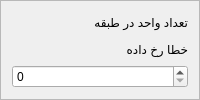
                   <widget class="QFrame" name="floorUnitCountFrame">
                    <property name="frameShape">
                     <enum>QFrame::StyledPanel</enum>
                    </property>
                    <property name="frameShadow">
                     <enum>QFrame::Raised</enum>
                    </property>
                    <layout class="QVBoxLayout" name="verticalLayout_73">
                     <item>
                      <widget class="QLabel" name="floorUnitCountLbl">
                       <property name="styleSheet">
                        <string notr="true">label</string>
                       </property>
                       <property name="text">
                        <string>تعداد واحد در طبقه</string>
                       </property>
                       <property name="styleClass" stdset="0">
                        <string>form-label</string>
                       </property>
                      </widget>
                     </item>
                     <item>
                      <widget class="QLabel" name="floorUnitCountError">
                       <property name="text">
                        <string>خطا رخ داده</string>
                       </property>
                       <property name="styleClass" stdset="0">
                        <string>form-field-error</string>
                       </property>
                      </widget>
                     </item>
                     <item>
                      <widget class="QSpinBox" name="floorUnitCountInpt">
                       <property name="styleClass" stdset="0">
                        <string>form-field</string>
                       </property>
                      </widget>
                     </item>
                    </layout>
                   </widget>
